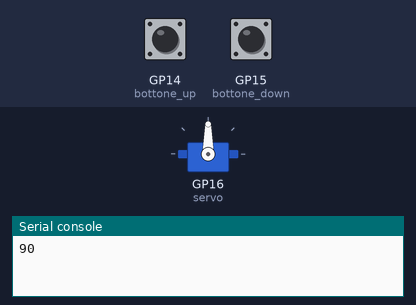
Bench run of a program on a simulated Raspberry Pi Pico running MicroPython. On the bench: servo, the last lines printed to the serial console. The test bench sets the inputs (shaded band); at power-on: GP14 (bottone_up) HIGH, GP15 (bottone_down) HIGH. Servo angles are drawn from the pulse width (0.5 ms = 0°, 2.5 ms = 180°).

Above: at 1.2 s.
1.3 s: GP14 (bottone_up) pulled LOW for 1 s
At 3.2 s:
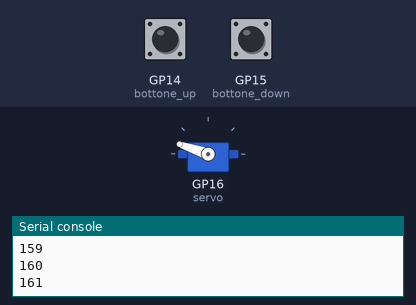
3.8 s: GP15 (bottone_down) pulled LOW for 1 s
At 5.9 s:
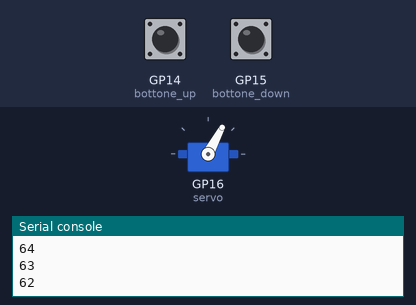
6.3 s: GP15 (bottone_down) pulled LOW for 0.15 s
At 7.6 s:
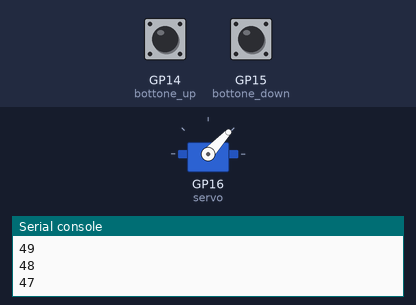
7.9 s: GP15 (bottone_down) pulled LOW for 0.15 s
At 8.9 s:
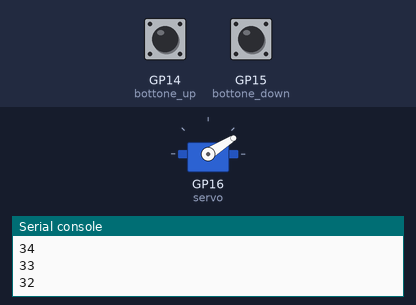
9.5 s: GP15 (bottone_down) pulled LOW for 3.2 s
At 10.3 s:
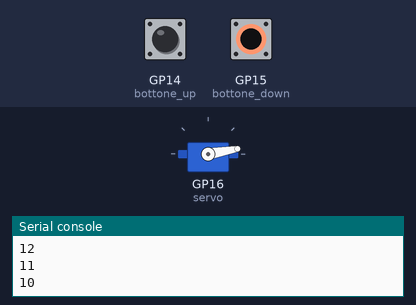
14.2 s: GP14 (bottone_up) pulled LOW for 0.15 s
At 14.9 s:
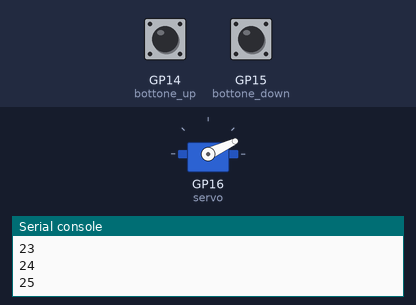
Timing chart, 0 to 16.8 s (numbered marks = the images above; inputs shaded):
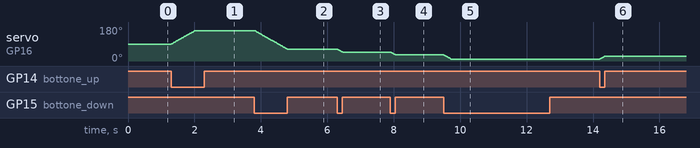

Measured:
- after the input at 1.3 s, servo on GP16 (servo): moves from 90° to 161° over 0.72 s, starting at once
- after the input at 3.8 s, servo on GP16 (servo): moves from 161° to 62° over 1.0 s, starting at once
- after the input at 6.3 s, servo on GP16 (servo): moves from 62° to 47° over 0.16 s, starting at once
- after the input at 7.9 s, servo on GP16 (servo): moves from 47° to 32° over 0.16 s, starting at once
- after the input at 9.5 s, servo on GP16 (servo): moves from 32° to 10° over 0.22 s, starting at once
- after the input at 14.2 s, servo on GP16 (servo): moves from 10° to 25° over 0.16 s, starting at once

The program:

08_04_servo.py
```python
from machine import Pin, PWM
from utime import sleep

bottone_up = Pin(14, Pin.IN, Pin.PULL_UP)
bottone_down = Pin(15, Pin.IN, Pin.PULL_UP)

servo = PWM(Pin(16))
servo.freq(50) # impulso ogni 20ms

def set_angle(angolo, impulso_minimo_us=500, impulso_massimo_us=2500):
    us_per_grado = (impulso_massimo_us - impulso_minimo_us) / 180
    impulso_us = us_per_grado * angolo + impulso_minimo_us
    # duty 0 to 1023. A 50Hz, ogni duty_point è 20000/65535 = 0.305 µs/duty_point
    duty = int(impulso_us / 0.305)
    # print("angolo =" + str(angolo) + " impulso_us=" + str(impulso_us) + " duty=" + str(duty))
    print(angolo)
    servo.duty_u16(duty)

angolo = 90
set_angle(90)
min_angolo = 10
max_angolo = 160

while True:
    if bottone_up.value() == 0 and angolo <= max_angolo:
        angolo += 1
        set_angle(angolo)
        #print(angolo)
        sleep(0.01)
    elif bottone_down.value() == 0 and angolo > min_angolo:
        angolo -= 1
        set_angle(angolo)
        #print(angolo)
        sleep(0.01)
```
